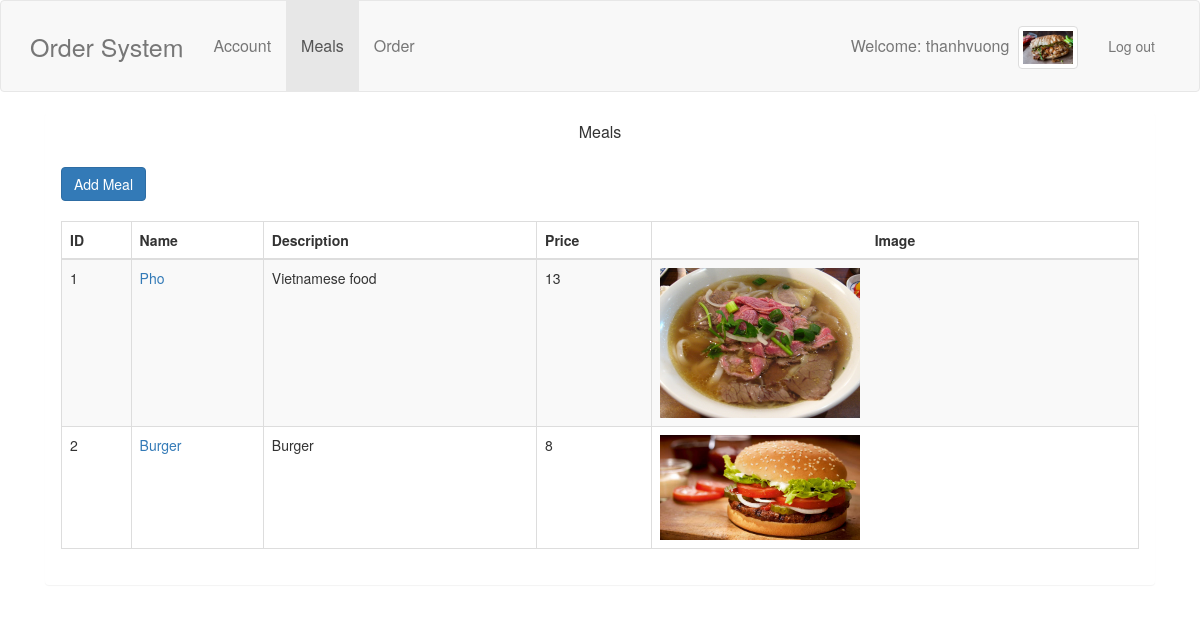
The page /restaurant/meals/ (signed in) on the database its author committed.
### order_system_app/models.py (models this page shows, shortened)
class Restaurant(models.Model):
    user = models.OneToOneField(User, on_delete = models.CASCADE,related_name = 'restaurant')
    name = models.CharField(max_length=500)
    phone = models.CharField(max_length=500)
    address = models.CharField(max_length=500)
    logo = models.ImageField(upload_to = 'restaurant_logo/',blank=False)

class Meals(models.Model):
    restaurant = models.ForeignKey(Restaurant)
    name = models.CharField(max_length=500)
    description = models.CharField(max_length=500)
    image = models.ImageField(upload_to = 'meals_images/',blank=False)
    price = models.IntegerField(default = 0)

### order_system_app/views.py (the view)
# urls.py: url(r'^restaurant/meals/$', views.restaurant_meals,name='restaurant-meals'),
@login_required(login_url='/restaurant/sign-in/')
def restaurant_meals(request):
    meals = Meals.objects.filter(restaurant = request.user.restaurant).order_by("id") #-id to revert order
    return render(request, 'restaurant/meals.html',{"meals":meals})

### order_system_app/templates/restaurant/meals.html
{% extends 'restaurant/base.html' %}
{% block page %}
<div class="col-lg-12">
<div class="panel">
  <div class="panel-heading">
    <h4 class="panel-title text-center">Meals</h4>
  </div>
  <div class="panel-body">
    <div class="text-left">
      <a href="{% url 'restaurant-add-meals' %}" class="btn btn-primary">Add Meal</a>
      <br>
      <br>
    </div>
    <table class="table table-bordered table-hover table-striped">
        <thead>
          <tr>
            <th>ID</th>
            <th>Name</th>
            <th>Description</th>
            <th>Price</th>
            <th class = "text-center">Image</th>
          </tr>
        </thead>
        <tbody>
          {% for meal in meals %}
            <tr>
              <td scope="row">{{meal.id}}</td>
              <td><a href="{% url 'restaurant-edit-meals' meal.id %}">{{meal.name}}</a> </td>
              <td>{{meal.description}}</td>
              <td>{{meal.price}}</td>
              <td class="text-center"><img class="img-responsive"
                src="{{MEDIA_URL}}{{meal.image}}" alt="img" height="200" width="200" > </td>
            </tr>
          {% endfor %}
        </tbody>
    </table>
  </div>
</div>
</div>
{% endblock %}

### order_system_app/templates/base.html (shortened to what this page needs)
{% load staticfiles %}
<!DOCTYPE html>
<html>
  <head>
    <link rel="stylesheet" href="{% static 'css/bootstrap.min.css' %}">
    <link rel="stylesheet" href="{% static 'css/style.css' %}">
  </head>
  <body>
    <nav class ="navbar navbar-default custom-navbar">
      <div class="container">
        <div class="navbar-header">
      <a class="navbar-brand brand-custom" href="{% url 'restaurant-home' %}">Order System</a>
        </div>
        <div class="collapse navbar-collapse nav-text" id="myNavbar">
        <ul class="nav navbar-nav navbar-left">
            {% block sidebar %}{% endblock %}
        </ul>
        <ul class="nav navbar-nav navbar-right">
          <li> <a href="#">Welcome: {{request.user}}&nbsp;&nbsp;<img src="{{MEDIA_URL}}{{request.user.restaurant.logo}}" class="img-thumbnail" width="60" height="60"> </a></li>
          <li><a href="{% url 'restaurant-sign-out' %}?next={{request.path}}" class="btn log-out-btn">Log out</a> </li>
        </ul>
      </div>
      </div>
    </nav>
    <div class="content container">
      <div class="row">
        <div class="col-md-12">
        {% block page %}{% endblock %}
        </div>
      </div>
    </div>
</body>
</html>

### order_system_app/static/css/style.css (style rules this page uses)
.brand-custom { font-size: 25px; }
.nav-text { font-size: 16px; }
.navbar-brand { line-height: 60px; }
.navbar-nav>li>a { line-height: 60px; }
.log-out-btn { border: none; }

### rows shown on the page
Meals: id "1", name "Pho", description "Vietnamese food", price "13", image (picture)
Meals: id "2", name "Burger", description "Burger", price "8", image (picture)

### other values the page prints
{{ request.user }} "thanhvuong"
